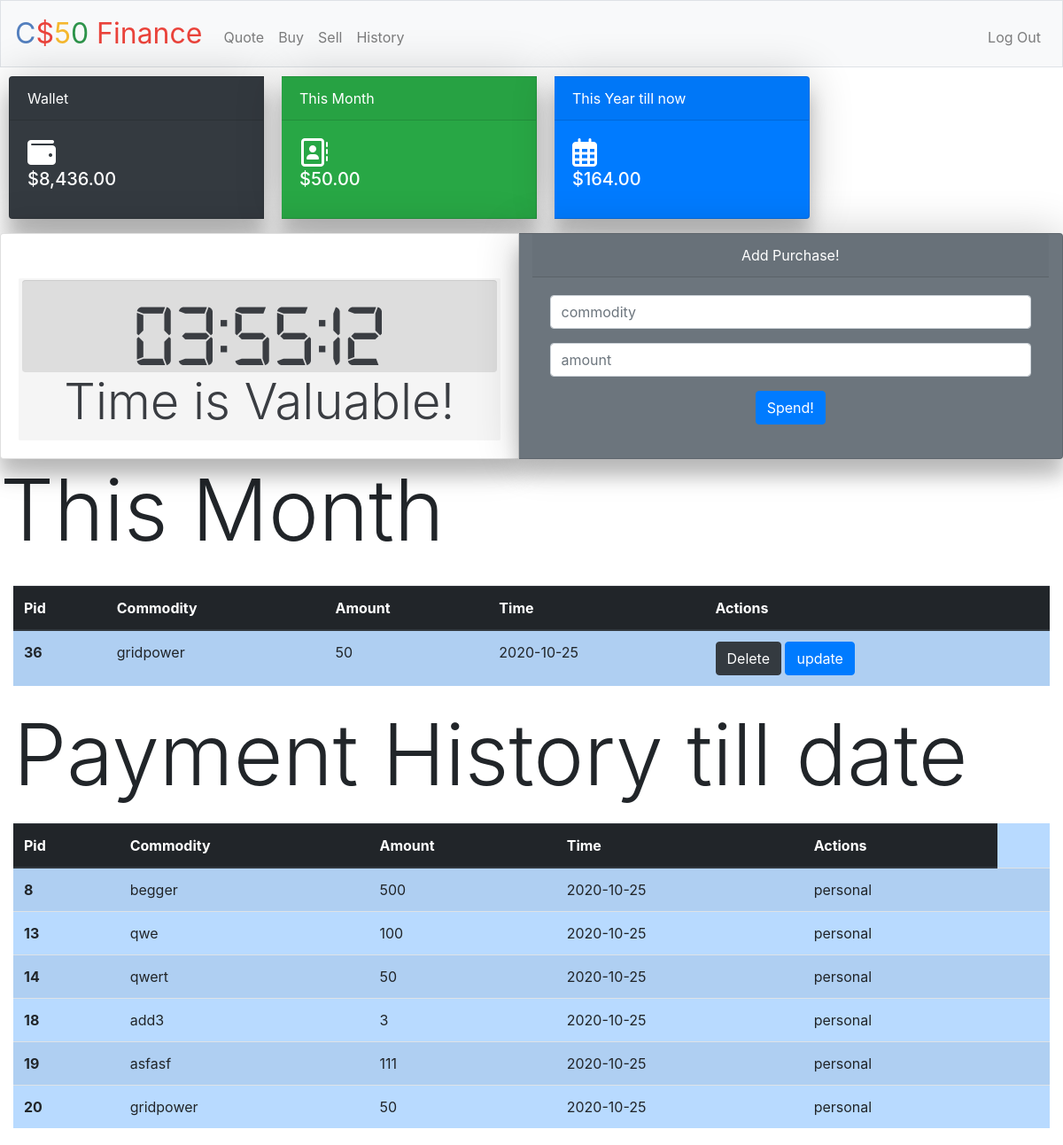
Page /personal (signed in) on the committed database.
### tables this page shows
CREATE TABLE "personal" (
	"pid"	INTEGER NOT NULL,
	"commodity"	VARCHAR(30),
	"amount"	INTEGER,
	"time"	DATE NOT NULL DEFAULT CURRENT_DATE,
	"user_id"	INTEGER,
	PRIMARY KEY("pid" AUTOINCREMENT)
);

CREATE TABLE "paymenthistory" (
	"user_id"	INTEGER NOT NULL,
	"paymentpurpose"	VARCHAR(30),
	"amount"	INTEGER,
	"datestamp"	date NOT NULL DEFAULT CURRENT_DATE,
	"pay_id"	INTEGER NOT NULL,
	"category"	VARCHAR(30),
	"pid"	INTEGER,
	"eid"	INTEGER,
	PRIMARY KEY("pay_id" AUTOINCREMENT)
);

### app.py (the view)
@app.route("/personal", methods=["GET", "POST"])
@login_required
def personal():
    if request.method == "POST":
        commodity = request.form.get("commodity")
        amount = request.form.get("amount")
        try:
            amount = int(amount)
        except:
            return apology("enter a proper value")
        if not commodity:
            return apology("Missing  commodity!")
        elif not amount:
            return apology("Missing number of shares!")
        elif int(amount)<= 0:
            return apology("enter a proper value")
        else:
            rows = db.execute("SELECT cash FROM users WHERE id=:id",id=session["user_id"])
            cash = rows[0]["cash"]
            updated_cash = cash - amount
            if updated_cash <0:
                return apology("cant afford")
            category= "personal"
            db.execute("UPDATE users SET cash=:updated_cash WHERE id=:id",updated_cash=updated_cash,id=session["user_id"])
            db.execute("INSERT INTO personal (user_id,amount,commodity) VALUES (:user_id,:amount,:commodity)",user_id=session["user_id"],amount=amount,commodity=commodity)
            temp_pid=db.execute("SELECT pid FROM personal ORDER BY pid DESC LIMIT 1")
            temp_pid=temp_pid[0]["pid"]
            db.execute("INSERT INTO paymenthistory (user_id,amount,paymentpurpose,category,pid) VALUES (:user_id,:amount,:paymentpurpose,:category,:temp_pid)",user_id=session["user_id"],amount=amount,paymentpurpose=commodity,category=category,temp_pid=temp_pid)
            flash("Bought!!")
            return redirect("/personal")
    else:
            today = str(date.today())
            print(" PERSONAL TOODAY: ",today)
            today = today.split('-')
            print("SPLITEED",today)
            today_year = today[0]
            today_month= today[1]
            nottoday_month = int(today_month) - 1
            prows = db.execute("""SELECT pid,commodity,amount,time
            FROM personal
            WHERE user_id = :user_id AND  strftime('%m', time) = :today_month AND strftime('%Y', time) = :today_year
            ORDER BY pid;
            """,user_id=session['user_id'],today_month=str(today_month),today_year=str(today_year))
            pspendings = []
            grand_ptotal =0
            count = 1
            for prow in prows:
                pspendings.append({
                    "pid": prow["pid"],
                    "commodity": prow["commodity"],
                    "amount": prow["amount"],
                    "time": prow["time"],
                })
                grand_ptotal = grand_ptotal + prow["amount"]
            sums = db.execute("""SELECT sum(amount)
            FROM personal
            WHERE user_id = :user_id
            """,user_id=session['user_id'])
            total_spending=sums[0]['sum(amount)']
            cash = db.execute("SELECT cash FROM users WHERE id=:user_id",user_id=session["user_id"])
            cash = cash[0]["cash"]
            hprows = db.execute("""SELECT pay_id,paymentpurpose,amount,datestamp,category
            FROM paymenthistory
            WHERE user_id = :user_id AND category="personal"
            ORDER BY pay_id;
            """,user_id=session['user_id'])
            hpspendings = []
            hpgrand_ptotal =0
            for hprow in hprows:
                hpspendings.append({
                    "payid": hprow["pay_id"],
                    "paymentpurpose": hprow["paymentpurpose"],
                    "amount": hprow["amount"],
                    "datestamp": hprow["datestamp"],
                    "category": hprow["category"]
                })
                hpgrand_ptotal = hpgrand_ptotal + hprow["amount"]
            return render_template("personal.html",pspendings=pspendings, cash =usd(cash), grand_ptotal=usd(grand_ptotal),hpspendings=hpspendings,hpgrand_total = hpgrand_ptotal,total_spending=usd(total_spending))

### app.py (called while the page is built)
@app.after_request
def after_request(response):
    response.headers["Cache-Control"] = "no-cache, no-store, must-revalidate"
    response.headers["Expires"] = 0
    response.headers["Pragma"] = "no-cache"
    return response

### helpers.py (called while the page is built)
def login_required(f):
    @wraps(f)
    def decorated_function(*args, **kwargs):
        if session.get("user_id") is None:
            return redirect("/login")
        return f(*args, **kwargs)
    return decorated_function

def usd(value):
    return f"${value:,.2f}"

### templates/personal.html (shortened to what this page needs)
{% extends "layout.html" %} {% block title %} Log In {% endblock %} {% block main %}
<div class="card-group">
    <div class="card text-white bg-dark mb-3" style="max-width: 18rem; margin: 10px;">
        <div class="card-header">Wallet</div>
        <div class="card-body">
            <i class="fas fa-wallet" style="font-size: xx-large;"></i>
            <span><h5 class="card-title">{{cash}}</h5></span>
        </div>
    </div>
    <div class="card text-white bg-success mb-3" style="max-width: 18rem; margin: 10px;">
        <div class="card-header">This Month</div>
        <div class="card-body">
            <i class="far fa-address-book" style="font-size: xx-large;"></i>
            <span><h5 class="card-title">{{grand_ptotal}}</h5></span>
        </div>
    </div>
    <div class="card text-white bg-primary mb-3" style="max-width: 18rem; margin: 10px;">
        <div class="card-header">This Year till now</div>
        <div class="card-body">
            <i class="far fa-calendar-alt" style="font-size: xx-large;"></i>
            <span><h5 class="card-title">{{total_spending}}</h5></span>
        </div>
    </div>
</div>
<div class="card-group">
    <div class="card wrapper" style="max-width: 40rem; ">
        <div class="card-body">
            <div class="clock-wrap container">
                <div class="clock">
                    <div class="clock__time ">
                    </div>
                </div>
                <h4 class="display-4">Time is Valuable!</h1>
            </div>
        </div>
    </div>
    <div class="card text-white bg-secondary text-center container" style="max-width: 80vw">
        <div class="card-header">Add Purchase!</div>
        <div class="card-body container">
            <form action="/personal" method="post">
                <div class="form-group">
                    <input autocomplete="off" autofocus class="form-control" name="commodity" placeholder="commodity" type="text">
                </div>
                <div class="form-group">
                    <input class="form-control" name="amount" placeholder="amount" type="number">
                </div>
                <button class="btn btn-primary" type="pspend">Spend!</button>
            </form>
        </div>
    </div>
</div>
<h1 class="display-1">This Month</h1>
<main class="container-fluid">
    <table class="table table-striped table-hover table-primary">
        <thead class="thead-dark">
            <tr>
                <th scope="col">Pid</th>
                <th scope="col">Commodity</th>
                <th scope="col">Amount</th>
                <th scope="col">Time</th>
                <th scope="col">Actions</th>
            </tr>
        </thead>
        <tbody>
            {% for pspending in pspendings: %}
            <tr>
                <th scope="row">{{pspending["pid"]}}</th>
                <td>{{pspending["commodity"]}}</td>
                <td>{{pspending["amount"]}}</td>
                <td>{{pspending["time"]}}</td>
                <td>
                    <a href="/personal/delete/{{pspending['pid']}}" class="btn btn-dark btn-large ">Delete</a>
                    <button type="button" class="btn btn-primary" data-toggle="modal" data-target="#exampleModal" data-whatever="{{pspending['commodity']}}" data-link="/personal/update/{{pspending['pid']}}">update</button>
                </td>
            </tr>
            {% endfor %}
        </tbody>
    </table>
    <h1 class="display-1 " style="border-style: none">Payment History till date</h1>
    <table class="table table-striped table-hover table-primary">
        <thead class="thead-dark">
            <tr>
                <th scope="col">Pid</th>
                <th scope="col">Commodity</th>
                <th scope="col">Amount</th>
                <th scope="col">Time</th>
                <th scope="col">Actions</th>
            </tr>
        </thead>
        <tbody>
            {% for hpspending in hpspendings: %}
            <tr>
                <th scope="row">{{hpspending["payid"]}}</th>
                <td>{{hpspending["paymentpurpose"]}}</td>
                <td>{{hpspending["amount"]}}</td>
                <td>{{hpspending["datestamp"]}}</td>
                <td>{{hpspending["category"]}}</td>
                <td>{{hpgrand_ptotal}}</td>
            </tr>
            {% endfor %}
        </tbody>
    </table>
</main>
{% endblock %}

### static/styles.css (style rules this page uses)
.card { box-shadow: 0 20px 20px rgba(0, 0, 0, 0.2), 0px 0px 50px rgba(0, 0, 0, 0.2); }
.table { margin-top: 20px; margin-bottom: 20px; }
main { overflow-x: auto; }
.clock-wrap { background-color: #F5F5F5; padding: 0.11rem 0.22rem; margin-top: 30px; display: inline-block; box-sizing: border-box; border-radius: 0.11rem; color: #3A3D42; text-align: center; }
.clock { text-align: center; box-shadow: 0px 0.055rem 0.055rem rgba(0, 0, 0, 0.08) inset; background-color: #DDD; border-radius: 4px; padding: 0.1rem 0.2rem; pointer-events: none; -webkit-user-select: none; -moz-user-select: none; user-select: none; }

### rows in the picture
personal: pid "36", commodity "gridpower", amount "50", time "2020-10-25"
paymenthistory: payid "8", paymentpurpose "begger", amount "500", datestamp "2020-10-25", category "personal"
paymenthistory: payid "13", paymentpurpose "qwe", amount "100", datestamp "2020-10-25", category "personal"
paymenthistory: payid "14", paymentpurpose "qwert", amount "50", datestamp "2020-10-25", category "personal"
paymenthistory: payid "18", paymentpurpose "add3", amount "3", datestamp "2020-10-25", category "personal"
paymenthistory: payid "19", paymentpurpose "asfasf", amount "111", datestamp "2020-10-25", category "personal"
paymenthistory: payid "20", paymentpurpose "gridpower", amount "50", datestamp "2020-10-25", category "personal"

### other values in the picture
{{ cash }} "$8,436.00"
{{ grand_ptotal }} "$50.00"
{{ total_spending }} "$164.00"
